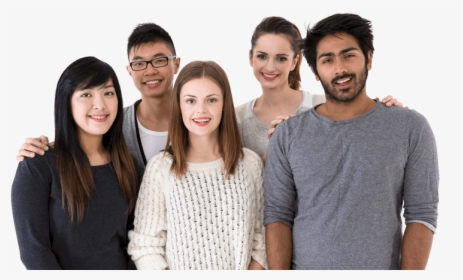
#> input picture face4.png, 463 x 280 px
$ jupyter execute 'A Jaipur.ipynb'
#> lines starting #> are read from the running program, lines starting #| are printed output that depends on the picture; after the words box and inside, x2 and y2 are one past the last pixel; in counts of white or black regions, pixels touching at a corner belong together
###  CHECK SOCIAL DISTANCING RULE FOLLOWED OR NOT USING FACE DETECTION
---

### Task 1: Load the Data and Libraries
---

[cell 1]
import cv2

### Task 2: Reading The Face .xml File & converting image to BGR to GRAY scale
---

[cell 2]
faceCascade = cv2.CascadeClassifier('face.xml')

image = cv2.imread('face4.png')
#> image is the input picture: shape (280, 463, 3); mean B, G, R 156.7, 158.5, 168.5

gray = cv2.cvtColor(image, cv2.COLOR_BGR2GRAY)
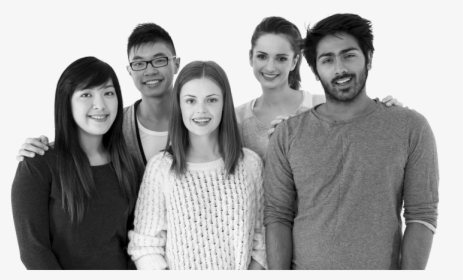
#> gray: shape (280, 463); min 0, max 248, mean 161.3

[cell 3]
faces=faceCascade.detectMultiScale(gray,scaleFactor=1.2,minNeighbors=5,minSize=(20, 20))
#> faces = [[243, 36, 56, 56], [125, 42, 52, 52], [173, 80, 56, 56], [307, 32, 65, 65], [69, 74, 58, 58]]

print(faces)
#| [[243  36  56  56]
#|  [125  42  52  52]
#|  [173  80  56  56]
#|  [307  32  65  65]
#|  [ 69  74  58  58]]

### Task 3: Appending Data Into The List And Identifying The Coordinate
---

[cell 4]
l=[]
i=1
lf=[]
for (x,y,w,h) in faces:
    cv2.rectangle(image,(x,y),(x+w,y+h),(255,0,0),4)
    s=str(i)
    cv2.putText(image,s,(x,y),cv2.FONT_HERSHEY_SIMPLEX,1,(0,0,255),2)
    i=i+1
    l=[]
    l.append(x)
    l.append(y)
    lf.append(l)
    print(l)
#> this loop made 5 passes
#> (x, y, w, h, s) on passes 1 to 5: (243, 36, 56, 56, '1'), (125, 42, 52, 52, '2'), (173, 80, 56, 56, '3'), (307, 32, 65, 65, '4'), (69, 74, 58, 58, '5')
#| [243, 36]
#| [125, 42]
#| [173, 80]
#| [307, 32]
#| [69, 74]
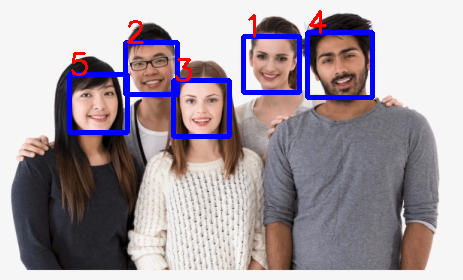
#> image: shape (280, 463, 3); 4.7% of pixels changed, all inside (x1, y1, x2, y2) = (67, 10, 375, 139)
#> after the loop, i = 6; lf = [[243, 36], [125, 42], [173, 80], [307, 32], [69, 74]]

print(lf)
#| [[243, 36], [125, 42], [173, 80], [307, 32], [69, 74]]

### Task 4: Visualize the Data Applying the Equations
---

Formula Used : $\sqrt{{(x2-x1)}^{2}}+\sqrt{{(y2-y1)}^{2}}$

[cell 5]
close_person=""
import math
for i in range(len(lf)):
    print(lf[i])

    for j in range(i+1,len(lf)):
        print(lf[j])
        d=math.sqrt(((lf[j][1]-lf[i][1])**2)+((lf[j][0]-lf[i][0])**2))
        print(d)

    if d<400:
        close_person = close_person+ "Person"+str(i+1)+" and Person"+str(j+1)+";"
#> this loop made 5 passes
#> close_person on passes 1 to 2: 'Person1 and Person5;', 'Person1 and Person5;Person2 and Person5;'
#> (printed output is left out)
close_person+="are not following social distancing"
print(close_person)
#| Person1 and Person5;Person2 and Person5;Person3 and Person5;Person4 and Person5;Person5 and Person5;are not following social distancing

### Task 4:SHOW FACE DETECTION
---

[cell 6]
cv2.imshow('Following social distancinhg or Not',image)
cv2.waitKey(0)
#> Out = 27
